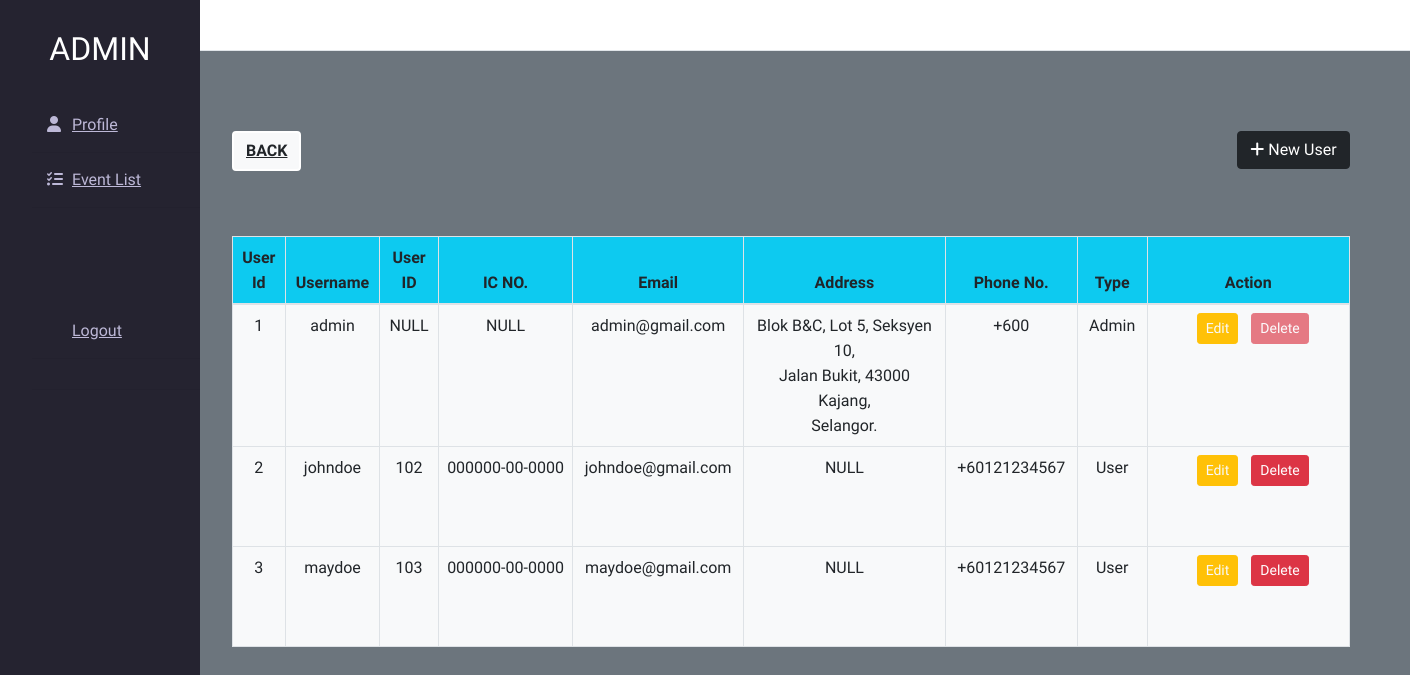
Screenshot of /Project/userManager.php (signed in) with the database file from the repository.
### tables this page shows
CREATE TABLE `users` (
  `id` int(21) NOT NULL,
  `username` varchar(21) NOT NULL,
  `userid` text NOT NULL,
  `ic` text NOT NULL,
  `email` varchar(35) NOT NULL,
  `address` text NOT NULL,
  `phone` bigint(20) NOT NULL,
  `userType` enum('0','1') NOT NULL DEFAULT '0' COMMENT '0=user\r\n1=admin',
  `password` varchar(255) NOT NULL,
  `joinDate` datetime NOT NULL DEFAULT current_timestamp()
);

### Project/includes/_loggedin.php (called while the page is built, shortened)
<?php
if(isset($_SESSION['loggedin']) && $_SESSION['loggedin']==true){
  $loggedin= true;
}
else{
  $loggedin = false;
  $userId = 0;
}
?>

### Project/userManager.php (the view, shortened to what this page needs)
<!doctype html>
<html lang="en">
<head>
    <link rel="stylesheet" href="https://stackpath.bootstrapcdn.com/bootstrap/4.2.1/css/bootstrap.min.css">
    <link href="https://cdn.jsdelivr.net/npm/bootstrap@5.1.3/dist/css/bootstrap.min.css" rel="stylesheet">
    <link rel="stylesheet" href="styles.css">
</head>
<body class="bg-secondary">
    <?php include 'includes/_dbconnect.php';?>
    <?php include 'includes/admin_nav.php';?>
    <?php include 'includes/_loggedin.php';?>
    <div class="w">
    <div class="main_content">
        <div class="header"></div>
        <div class="info">
    <?php
    if($loggedin){
    ?>
<div class="container-fluid" style="margin-top:80px">
	<div class="row">
        <div class="col-lg-10">
            <button class="btn btn-light float-left border border-2 border-white"><a href="admin_index.php" class="text-dark fw-bold"> BACK</a></button>
            <button class="btn btn-dark float-right" data-toggle="modal" data-target="#newUser"><i class="fa fa-plus"></i> New User</button>
        </div>
	</div>
	    <br>
	<div class="row">
		<div class="col-lg-10">
				<table class="table table-bordered table-hover mb-0 text-center">
                    <thead class="bg-info">
                        <tr>
                            <th style="width:1%;">User Id</th>
                            <th style="width:2%;">Username</th>
                            <th style="width:1%;">User ID</th>
                            <th style="width:10%;">IC NO.</th>
                            <th style="width:3%;">Email</th>
                            <th style="width:15%;">Address</th>
                            <th style="width:3%;">Phone No.</th>
                            <th style="width:3%;">Type</th>
                            <th style="width:15%;">Action</th>
                        </tr>
                    </thead>
                    <tbody class="bg-light">
                        <?php
                            $sql = "SELECT * FROM users";
                            $result = mysqli_query($conn, $sql);
                            while($row=mysqli_fetch_assoc($result)) {
                                $Id = $row['id'];
                                $username = $row['username'];
                                $userid = $row['userid'];
                                $ic = $row['ic'];
                                $email = $row['email'];
                                $address = $row['address'];
                                $phone = $row['phone'];
                                $userType = $row['userType'];
                                if($userType == 0)
                                    $userType = "User";
                                else
                                    $userType = "Admin";
                                echo '<tr>
                                    <td style="height:100px">' .$Id. '</td>
                                    <td>' .$username. '</td>
                                    <td>' .$userid. '</td>
                                    <td>' .$ic. '</td>
                                    <td>' .$email. '</td>
                                    <td>' .$address. '</td>
                                    <td>+60' .$phone. '</td>
                                    <td>' .$userType. '</td>
                                    <td class="text-center">
                                        <div class="mx-auto" >
                                            ';
                                            if($Id == 1) {
                                                echo '
                                                <button class="btn btn-sm btn-warning text-light" data-toggle="modal" data-target="#editUser' .$Id. '" type="button" style="margin-left:9px;">Edit</button>
                                                <button class="btn btn-sm btn-danger" disabled style="margin-left:9px;">Delete <i class="bx bx-trash"></i></button>';
                                            }
                                            else {
                                                echo '<form action="includes/_userManage.php" method="POST">
                                                        <button class="btn btn-sm btn-warning text-light" data-toggle="modal" data-target="#editUser' .$Id. '" type="button" style="margin-left:9px;">Edit</button>
                                                        <button name="removeUser" class="btn btn-sm btn-danger" style="margin-left:9px;">Delete <i class="bx bx-trash"></i></button>
                                                        <input type="hidden" name="Id" value="'.$Id. '">
                                                    </form>';
                                            }
                                    echo '</div>
                                    </td>
                                </tr>';
                            }
                        ?>
                    </tbody>
		        </table>
		</div>
	</div>
</div>
    <?php
    }
    ?>
      </div>
    </div>
</div>
  </body>
</html>

### Project/styles.css (style rules this page uses)
* { margin: 0; padding: 0; box-sizing: border-box; list-style: none; text-decoration: none; font-family: 'Josefin Sans', sans-serif; }
body { background-color: #f3f5f9; }
.w .main_content { width: 100%; margin-left: 200px; }
.w .main_content .header { padding: 25px; background: #fff; color: #717171; border-bottom: 1px solid #e0e4e8; }
.w .main_content .info { margin: 20px; color: #717171; line-height: 25px; }
.w .main_content .info div { margin-bottom: 20px; }

### rows the page displays
users: id "1", username "admin", userid "NULL", ic "NULL", email "admin@gmail.com", address "Blok B&C, Lot 5, Seksyen 10, Jalan Bukit, 43000 Kajang, Selangor.", phone "0", userType "Admin"
users: id "2", username "johndoe", userid "102", ic "000000-00-0000", email "johndoe@gmail.com", address "NULL", phone "121234567", userType "User"
users: id "3", username "maydoe", userid "103", ic "000000-00-0000", email "maydoe@gmail.com", address "NULL", phone "121234567", userType "User"
